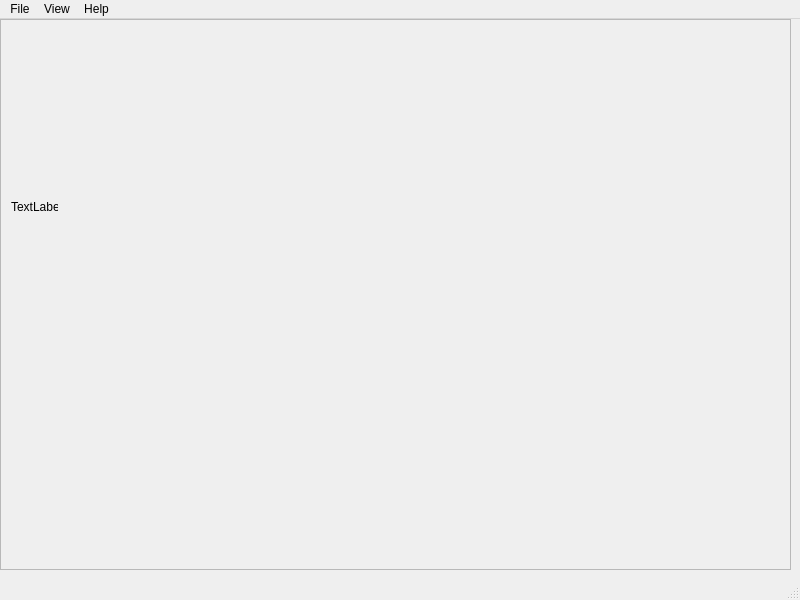
<?xml version="1.0" encoding="UTF-8"?>
<ui version="4.0">
 <class>ImageViewer</class>
 <widget class="QMainWindow" name="ImageViewer">
  <property name="geometry">
   <rect>
    <x>0</x>
    <y>0</y>
    <width>800</width>
    <height>600</height>
   </rect>
  </property>
  <property name="windowTitle">
   <string>ImageViewer</string>
  </property>
  <widget class="QWidget" name="centralwidget">
   <widget class="QScrollArea" name="scrollArea">
    <property name="geometry">
     <rect>
      <x>0</x>
      <y>0</y>
      <width>791</width>
      <height>551</height>
     </rect>
    </property>
    <property name="widgetResizable">
     <bool>true</bool>
    </property>
    <widget class="QWidget" name="scrollAreaWidgetContents">
     <property name="geometry">
      <rect>
       <x>0</x>
       <y>0</y>
       <width>789</width>
       <height>549</height>
      </rect>
     </property>
     <widget class="QLabel" name="imageLabel">
      <property name="geometry">
       <rect>
        <x>10</x>
        <y>180</y>
        <width>47</width>
        <height>13</height>
       </rect>
      </property>
      <property name="text">
       <string>TextLabel</string>
      </property>
     </widget>
    </widget>
   </widget>
  </widget>
  <widget class="QMenuBar" name="menubar">
   <property name="geometry">
    <rect>
     <x>0</x>
     <y>0</y>
     <width>800</width>
     <height>21</height>
    </rect>
   </property>
   <widget class="QMenu" name="fileMenu">
    <property name="title">
     <string>File</string>
    </property>
    <addaction name="OpenAct"/>
    <addaction name="PrintAct"/>
    <addaction name="ExitAct"/>
   </widget>
   <widget class="QMenu" name="viewMenu">
    <property name="title">
     <string>View</string>
    </property>
    <addaction name="zoomInAct"/>
    <addaction name="zoomOutAct"/>
    <addaction name="normalSizeAct"/>
    <addaction name="fitToWindowAct"/>
   </widget>
   <widget class="QMenu" name="helpMenu">
    <property name="title">
     <string>Help</string>
    </property>
    <addaction name="aboutAct"/>
    <addaction name="aboutQTAct"/>
   </widget>
   <addaction name="fileMenu"/>
   <addaction name="viewMenu"/>
   <addaction name="helpMenu"/>
  </widget>
  <widget class="QStatusBar" name="statusbar"/>
  <action name="OpenAct">
   <property name="enabled">
    <bool>true</bool>
   </property>
   <property name="text">
    <string>&amp;Open</string>
   </property>
   <property name="shortcut">
    <string>Ctrl+O</string>
   </property>
  </action>
  <action name="PrintAct">
   <property name="text">
    <string>&amp;Print</string>
   </property>
   <property name="toolTip">
    <string>Print</string>
   </property>
   <property name="shortcut">
    <string>Ctrl+P</string>
   </property>
  </action>
  <action name="ExitAct">
   <property name="text">
    <string>&amp;Exit</string>
   </property>
   <property name="toolTip">
    <string>Exit</string>
   </property>
   <property name="shortcut">
    <string>Ctrl+Q</string>
   </property>
  </action>
  <action name="zoomInAct">
   <property name="text">
    <string>Zoom &amp;In (25%)</string>
   </property>
   <property name="toolTip">
    <string>Zoom In (25%)</string>
   </property>
   <property name="shortcut">
    <string>Ctrl+=</string>
   </property>
  </action>
  <action name="zoomOutAct">
   <property name="text">
    <string>Zoom &amp;Out (25%)</string>
   </property>
   <property name="toolTip">
    <string>Zoom Out (25%)</string>
   </property>
   <property name="shortcut">
    <string>Ctrl+-</string>
   </property>
  </action>
  <action name="normalSizeAct">
   <property name="text">
    <string>&amp;Normal Size</string>
   </property>
   <property name="toolTip">
    <string>Normal Size</string>
   </property>
   <property name="shortcut">
    <string>Ctrl+S</string>
   </property>
  </action>
  <action name="fitToWindowAct">
   <property name="checkable">
    <bool>true</bool>
   </property>
   <property name="text">
    <string>&amp;Fit to Window</string>
   </property>
   <property name="toolTip">
    <string>Fit to Window</string>
   </property>
   <property name="shortcut">
    <string>Ctrl+F</string>
   </property>
  </action>
  <action name="aboutAct">
   <property name="text">
    <string>&amp;About</string>
   </property>
   <property name="toolTip">
    <string>About</string>
   </property>
  </action>
  <action name="aboutQTAct">
   <property name="text">
    <string>About &amp;QT</string>
   </property>
   <property name="toolTip">
    <string>About QT</string>
   </property>
  </action>
 </widget>
 <resources/>
 <connections/>
</ui>
